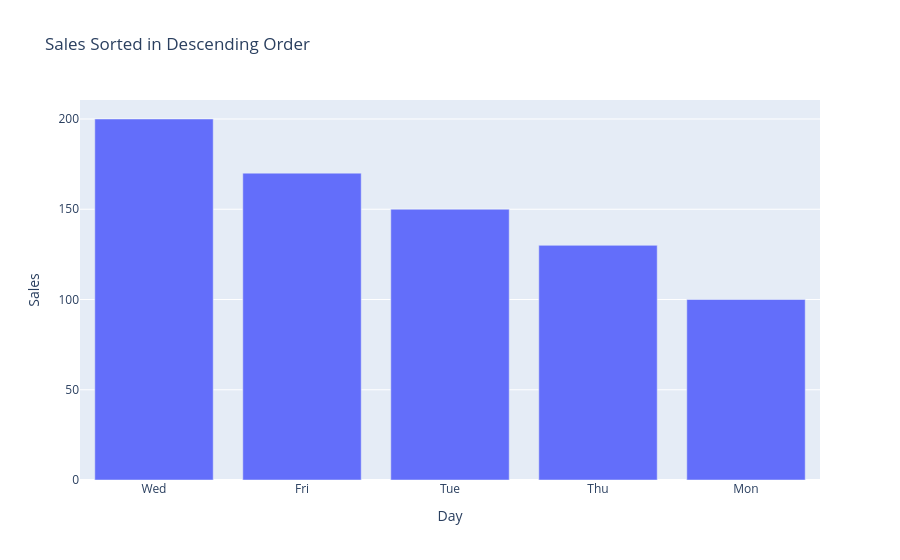

The code cell stored with this chart in its notebook:
### Markdown cell above
### Example 8: Bar Plot Sorted by Value

### Code cell
df_sorted = df.sort_values(by="Sales", ascending=False)
fig = px.bar(
    df_sorted,
    x="Day",
    y="Sales",
    title="Sales Sorted in Descending Order"
)
fig.show()

### Figure 1 — Plotly figure (JSON) as saved in the notebook; plotly's stock layout.template omitted (floating-point values rounded to 4 significant figures)
{"data": [{"hovertemplate": "Day=%{x}<br>Sales=%{y}<extra></extra>", "legendgroup": "", "marker": {"color": "#636efa", "pattern": {"shape": ""}}, "name": "", "orientation": "v", "showlegend": false, "textposition": "auto", "type": "bar", "x": ["Wed", "Fri", "Tue", "Thu", "Mon"], "xaxis": "x", "y": [200, 170, 150, 130, 100], "yaxis": "y"}], "layout": {"barmode": "relative", "legend": {"tracegroupgap": 0}, "title": {"text": "Sales Sorted in Descending Order"}, "xaxis": {"anchor": "y", "domain": [0, 1], "title": {"text": "Day"}}, "yaxis": {"anchor": "x", "domain": [0, 1], "title": {"text": "Sales"}}}}
